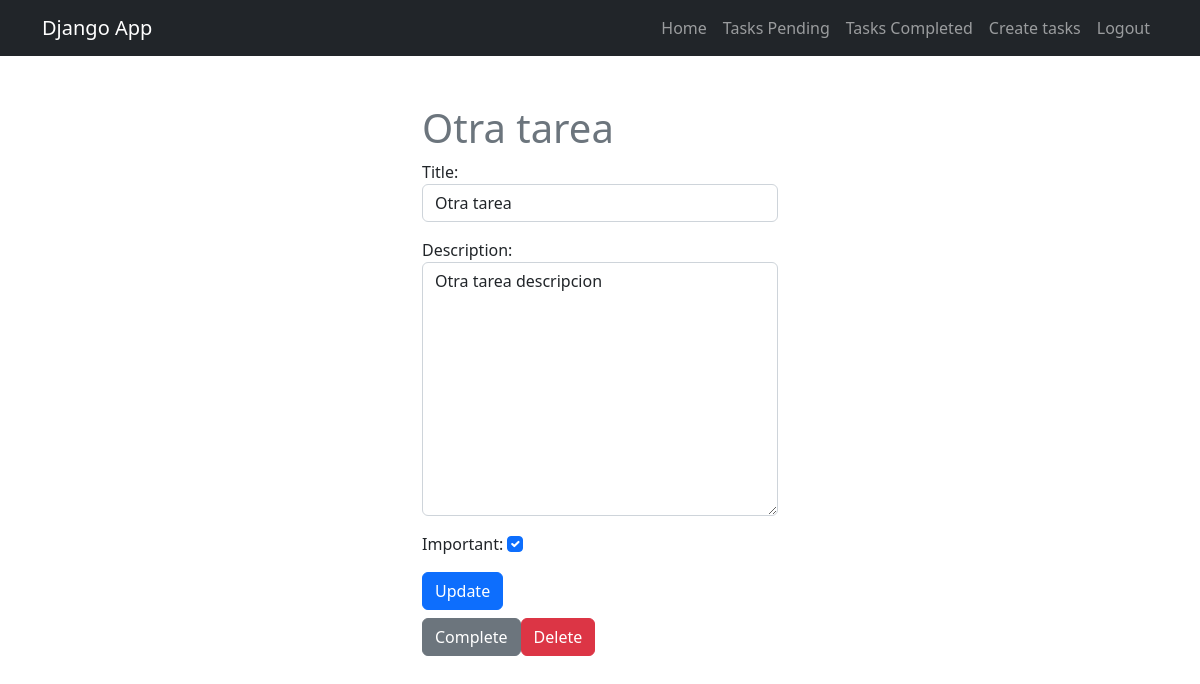
Before: /tasks/10 (signed in) with the older database file.
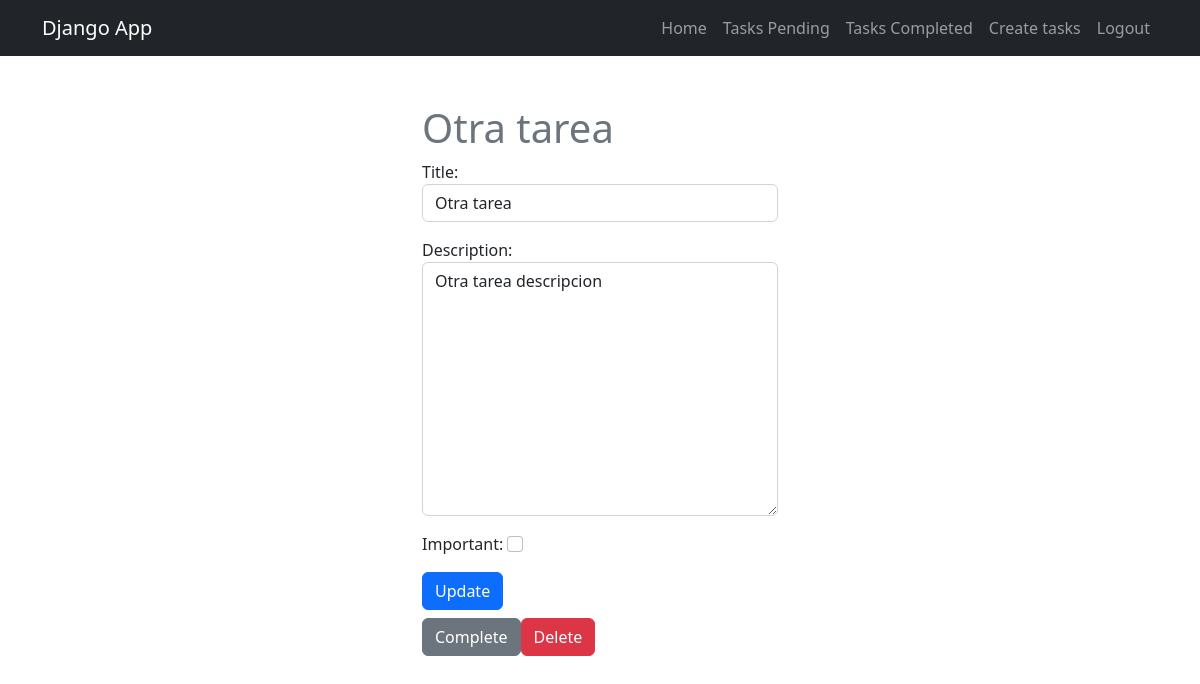
After: the same page with the newer database file.
### tasks/models.py (models this page shows, shortened)
class Task(models.Model):
    title = models.CharField(max_length=100)
    description = models.TextField(blank=True)
    created = models.DateTimeField(auto_now_add=True)
    datecompleted = models.DateTimeField(null=True, blank=True)
    important = models.BooleanField(default=False)
    user = models.ForeignKey(User, on_delete=models.CASCADE)

### tasks/views.py (the view, shortened to what this page needs)
# urls.py: path('tasks/<int:task_id>', views.task_detail, name='task_detail'),
@login_required
def task_detail(request, task_id):
    if request.method == 'GET':
        task = get_object_or_404(Task, pk=task_id, user=request.user)
        form = TaskForm(instance=task)
        return render(request, 'task_detail.html', {
            'task': task,
            'form': form
        })

### tasks/forms.py
class TaskForm(forms.ModelForm):
    class Meta:
        model = Task
        fields = ['title', 'description', 'important']
        widgets = {
            'title': forms.TextInput(attrs={'class': 'form-control', 'placeholder': 'Write a title'}),
            'description': forms.Textarea(attrs={'class': 'form-control', 'placeholder': 'Write a description'}),
            'important': forms.CheckboxInput(attrs={'class': 'form-check-input'})
        }

### tasks/templates/task_detail.html (shortened to what this page needs)
{% extends 'base.html' %}
{% block content %}
<main class="container">
    <div class="row">
        <div class="col-md-4 offset-md-4 mt-5">
            <h1 class="text-secondary">{{ task.title }}</h1>
                <form method="POST">
                    {{ form.as_p }}
                    <button class="btn btn-primary">
                        Update
                    </button>
                </form>
            <div class="d-flex">
                <form action="{% url 'complete_task' task.id %}" method="POST">
                    <button class="btn btn-secondary mt-2">
                        Complete
                    </button>
                </form>
                <form action="{% url 'delete_task' task.id %}" method="POST">
                    <button class="btn btn-danger mt-2">
                        Delete
                    </button>
                </form>
            </div>
        </div>
    </div>
</main>
{% endblock %}

Changed rows visible on the page:
changed Task "Otra tarea": important "☑" → "☐"
